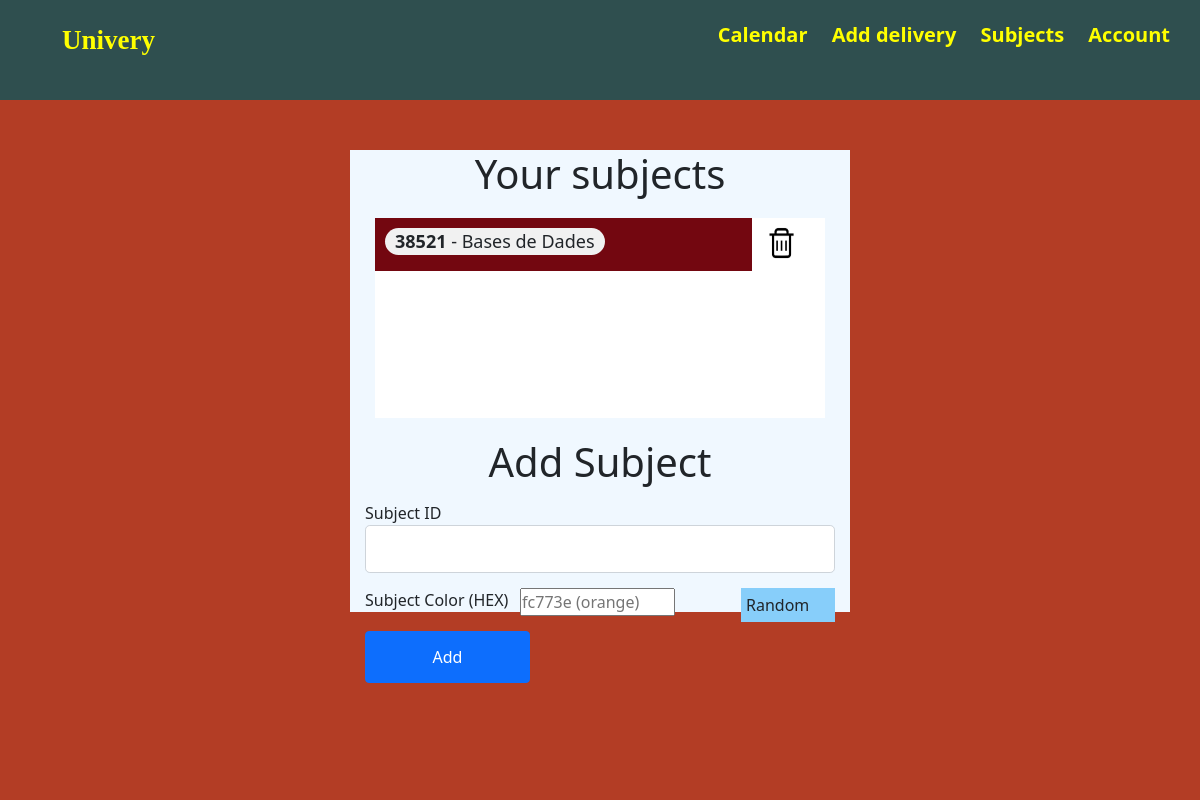
Before: /subjects (signed in) with the older database file.
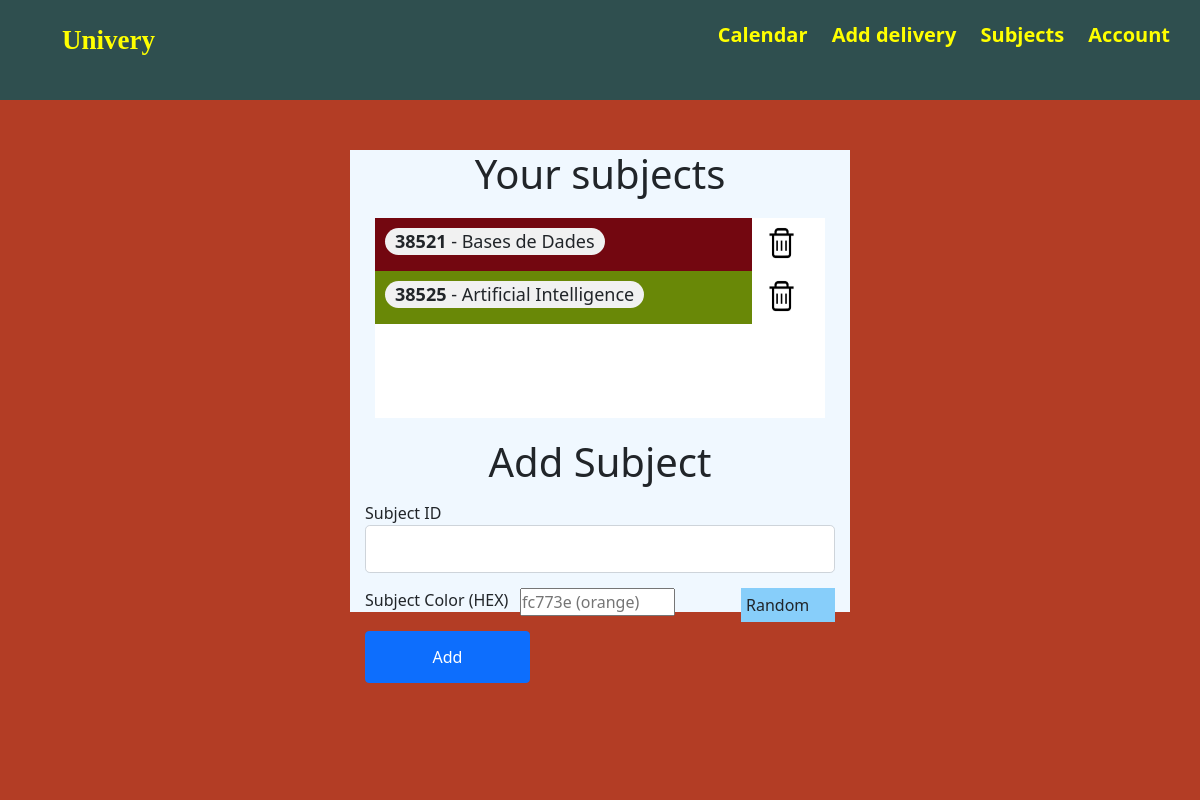
After: the same page with the newer database file.
### app/models.py (models this page shows, shortened)
class Subject(db.Model):
    id = db.Column(db.Integer, primary_key=True)
    identification = db.Column(db.String(15), nullable=False)
    name = db.Column(db.String(50), nullable=False)
    user_id = db.Column(db.Integer, db.ForeignKey('user.id'), nullable=False)
    deliveries = db.relationship('Delivery', backref='subject', lazy=True)
    color = db.Column(db.String(10), nullable=False, default="#ffffff")

### app/subjects/routes.py (the view, shortened to what this page needs)
@subjects.route("/subjects", methods=['GET', 'POST'])
@login_required
def subjects_page():
    form = AddSubjectForm()
    return render_template('subject/add-subject.html', title="Subjects", form=form)

### app/subjects/forms.py (shortened to what this page needs)
class AddSubjectForm(FlaskForm):
    subject_id = StringField('Subject ID',
        validators=[DataRequired(), Length(max=15)])
    subject_color = StringField('Subject Color (HEX)',
        validators=[DataRequired(), Length(max=10)])
    submit = SubmitField('Add')

### app/models.py (called while the page is built)
@login_manager.user_loader
def load_user(user_id):
    return User.query.get(int(user_id))

### app/templates/subject/add-subject.html (shortened to what this page needs)
{% extends "base.html" %}
{% block content %}
<div class="login-page">
    <div class="login-box">
        <h1 class="head-legend">Your subjects</h1>
        <div class="your-subjects">
            {% for subject in current_user.subjects %}
            <div class="subject-box row">
                <div class="subject-name" style="flex:10;background-color: {{subject.color}};">
                    <p><b>{{subject.identification}}</b> - {{subject.name}}</p>
                </div>
                <div class="subject-action" style="flex:1;">
                    <a href="{{url_for('subjects.subject_remove', id=subject.id)}}"><img src="/static/web_pics/remove.png" alt="" srcset=""></a>
                </div>
            </div>
            {% endfor %}
        </div>
        <form method="POST" action="">
            <h1 class="head-legend">Add Subject</h1>
            <div class="form-group sm-margin">
                {{ form.subject_id.label(class="form-control-label") }}
                {% if form.subject_id.errors %}
                {{ form.subject_id(class="form-control form-control-lg is-invalid") }}
                <div class="invalid-feedback">
                    {% for error in form.subject_id.errors %}
                    <span>{{ error }}</span>
                    {% endfor %}
                </div>
                {% else %}
                {{ form.subject_id(class="form-control form-control-lg") }}
                {% endif %}
            </div>
            <div class="form-group sm-margin">
                {{ form.subject_color.label(class="form-control-label left-3") }}
                {% if form.subject_color.errors %}
                {{ form.subject_color(id="color-content", placeholder="fc773e (orange)", class="left-3 is-invalid") }}
                <div class="invalid-feedback">
                    {% for error in form.subject_color.errors %}
                    <span>{{ error }}</span>
                    {% endfor %}
                </div>
                {% else %}
                {{ form.subject_color(id="color-content", placeholder="fc773e (orange)", class="left-3") }}
                {% endif %}
                <div onclick="randomColor()" class="left-3 random-btn">Random</div>
            </div>
            <br>
            <div class="btn btn-primary sm-margin left-3">
                {{ form.submit(class="btn login-btn") }}
            </div>
        </form>
    </div>
</div>
{% endblock content %}

### app/templates/base.html (shortened to what this page needs)
<html lang="en">
<head>
    <link rel="stylesheet" type="text/css" href="/static/style.css">
    <link href="https://cdn.jsdelivr.net/npm/bootstrap@5.0.0-beta1/dist/css/bootstrap.min.css" rel="stylesheet">
</head>
<body>
    <header class="secondary-header">
        <div class="mycontainer left">
            <ul>
                <li><a id="logo" class="link" href="{{ url_for('main.home') }}">Univery</a></li>
            </ul>
        </div>
        <div class="mycontainer right">
            <ul>
                {% if current_user.is_authenticated %}
                <li><a class="link" href="{{ url_for('deliveries.calendar') }}">Calendar</a></li>
                <li><a class="link" href="{{ url_for('deliveries.add_delivery') }}">Add delivery</a></li>
                <li><a class="link" href="{{ url_for('subjects.subjects_page') }}">Subjects</a></li>
                <li><a class="link" href="{{ url_for('users.account') }}">Account</a></li>
                {% else %}
                <li><a class="link" href="{{ url_for('users.login') }}">Login</a></li>
                <li><a class="link" href="{{ url_for('users.register') }}">Register</a></li>
                {% endif %}
            </ul>
        </div>
    </header>
    {% block content %}{% endblock %}
</body>
</html>
</html>

### app/static/style.css (style rules this page uses)
* { margin: 0; padding: 0; box-sizing: border-box; }
.sm-margin { margin: 15px; }
#logo { font-size: 27px; font-family: 'Lucida Sans'; }
.login-box { width: 500px; height: fit-content; margin: 0 auto; margin-top: 50px; background-color: aliceblue; }
.login-btn { color: white !important; }
.login-page { margin-top: 100px; width: 100%; height: 100%; left: 0em; top: 0em; position: fixed; background-color: #b33d25; }
.head-legend { text-align: center; margin-top: 20px; }
.secondary-header { height: 100px; width: 100%; background-color: darkslategrey; }
.secondary-header ul { list-style: none; }
.secondary-header ul li { display: inline-block; margin: 0 10px; }
.link { text-decoration: none; color: yellow; font-weight: bold; font-size: 20px; }
.mycontainer { width: fit-content; margin: 20px; }
.right { float: right; }
.left { float: left; }
.your-subjects { background-color: white; width: 90%; margin: 0 auto; overflow-y: scroll; height: 200px; margin-top: 20px; }
.subject-name p { background-color: #f1f1f1; width: fit-content; margin-top: 10px; border-radius: 20px; padding: 0 10px; margin-left: 10px; margin-right: 10px; font-size: 18px; }
.subject-action { display: inline-block; vertical-align: middle; }
.subject-action img { width: 35px; height: 40px; margin-top: 15%; }
.subject-box { height: fit-content; }
.row { display: flex; width: 100%; }
.left-3 { width: 33%; float: left; }
.random-btn { width: 20%; float: right; background-color: lightskyblue; border: none; padding: 5px; margin-left: 40px; cursor: pointer; }

Changed rows visible on the page:
added Subject: identification "38525", name "Artificial Intelligence"
